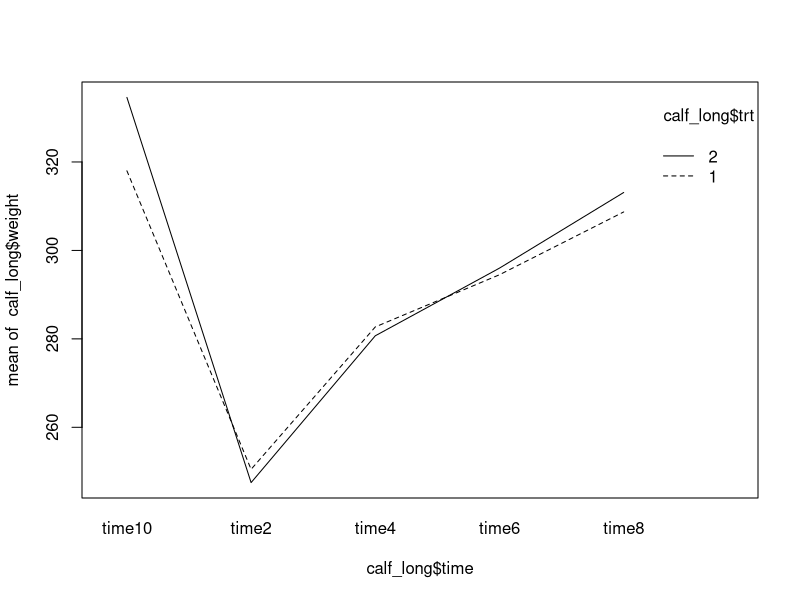

The R source for this figure: (Note: this script raises an error after producing the figure.)
## Lecture 9 - repeated Measures Calf Example
# Load required packages
# Load necessary package
library(tidyr)
library(dplyr)
library(nlme)
library(lme4)
library(lmerTest)
library(emmeans)
library(car)

# Create the data in wide format
calf <- tribble(
  ~calf, ~trt, ~time2, ~time4, ~time6, ~time8, ~time10,
  1, 1, 245, 271, 287, 287, 293,
  2, 1, 260, 290, 300, 313, 321,
  3, 1, 245, 285, 298, 319, 334,
  4, 1, 268, 308, 309, 324, 336,
  5, 1, 239, 282, 299, 321, 332,
  6, 1, 242, 263, 277, 299, 308,
  7, 1, 246, 279, 292, 299, 300,
  8, 1, 270, 302, 321, 334, 337,
  9, 1, 243, 272, 276, 289, 300,
  10, 1, 247, 275, 286, 302, 319,
  1, 2, 230, 259, 266, 292, 290,
  2, 2, 258, 277, 293, 323, 340,
  3, 2, 248, 297, 313, 340, 365,
  4, 2, 253, 292, 310, 333, 353,
  5, 2, 262, 300, 314, 331, 348,
  6, 2, 237, 271, 288, 316, 333,
  7, 2, 239, 268, 290, 313, 318,
  8, 2, 255, 293, 307, 336, 344,
  9, 2, 234, 256, 266, 300, 293,
  10, 2, 259, 294, 313, 247, 362
)

calf_long <- calf %>%
  pivot_longer(
    cols = starts_with("time"),  # Select columns to pivot (those starting with "time")
    names_to = "time",           # Name of the new column to store the original column names
    values_to = "weight"          # Name of the new column to store the values
  )

calf_long$calf <- as.factor(calf_long$calf)
calf_long$trt <- as.factor(calf_long$trt)
calf_long$time <- ordered(factor(calf_long$time))

############################################################################################################
# Fit the mixed model using Satherweith
model.calf.1 <- lmer(weight ~ trt * time + (1 | calf:trt), data = calf_long)

# Summary of fixed effects with Satterthwaite df (like ddfm=satterth in SAS)
summary(model.calf.1)

# Type III tests of fixed effects
anova(model.calf.1, type = 3)
interaction.plot(calf_long$time,calf_long$trt,calf_long$weight)
#########################################################################################################
#Fit the repeated measures model with compound symmetry
model.calf.cs <- gls(weight ~ trt * time, data = calf_long,
    correlation = corCompSymm(form = ~ 1 | calf))
getVarCov(model.calf.cs)
# Summary of fixed effects with Satterthwaite df (like ddfm=satterth in SAS)
summary(model.calf.cs)

# Type III tests of fixed effects
anova(model.calf.cs, type = 3)

##########################################################################################################
# Fit repeated measures model with unstructured covariance
model.calf.un <- gls( weight ~ trt * time,
                      data = calf_long,
                      correlation = corSymm(form = ~ 1 | calf),  
                      weights = varIdent(form = ~1 | time)
)
getVarCov(model.calf.un, individual = 3)
summary(model.calf.un)
Anova(model.calf.un, test="F", type="III")
####################################################################################################3
model.calf.ar1 <- gls(weight ~ trt * time, 
                      corr=corAR1(form=~1|calf),
                      data= calf_long )
getVarCov(model.calf.ar1, individual = 3)
Anova(model.calf.ar1, test="F", type="III") 
summary(model.calf.ar1)
####################################################################################################
# Fit model with Toeplitz correlation structure: Results not available
library(nlme)
model.calf.toeplitz <- gls(
  weight ~ trt * time, 
  correlation = corToeplitz(form = ~ 1 | calf),
  data = calf_long,
  method = "REML" # Restricted Maximum Likelihood is generally preferred for mixed models
)
